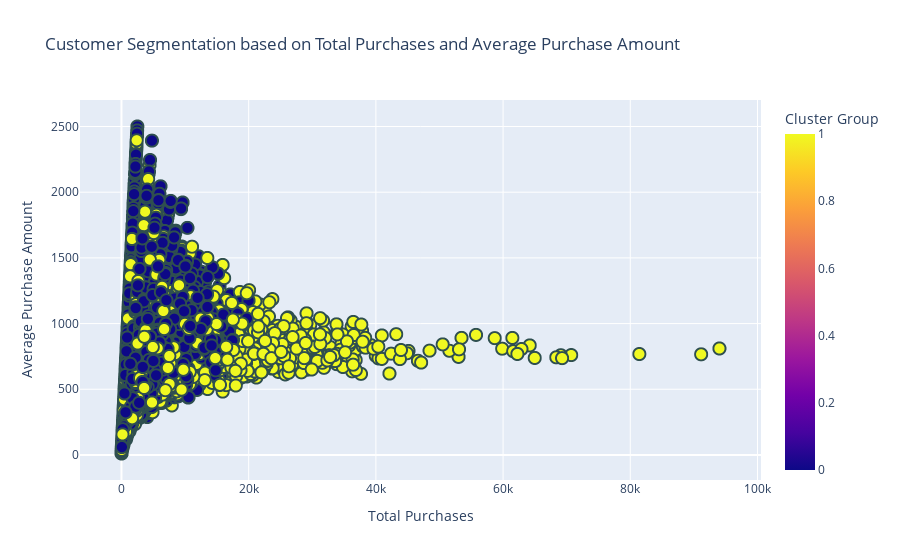

Here is the notebook cell this chart was saved with:
### Markdown cell above
# CLUSTERING

### Code cell
from sklearn.cluster import KMeans
from sklearn.preprocessing import StandardScaler
from sklearn.impute import SimpleImputer
import seaborn as sns


customer_data = df.groupby('Customer Name').agg({
    'Total Price': ['sum', 'mean'],
    'Returns': 'sum',
    'Churn': 'max'
}).reset_index()
customer_data.columns = ['Customer Name', 'Total Purchases', 'Average Purchase Amount', 'Total Returns', 'Churn Status']

# Standardize the data
scaler = StandardScaler()
scaled_data = scaler.fit_transform(customer_data[['Total Purchases', 'Average Purchase Amount', 'Total Returns', 'Churn Status']])

# Impute missing values with the mean
imputer = SimpleImputer(strategy='mean')
scaled_data_imputed = imputer.fit_transform(scaled_data)

# Apply KMeans clustering
kmeans = KMeans(n_clusters=2, random_state=42)
customer_data['Cluster'] = kmeans.fit_predict(scaled_data_imputed)

# Analyze other metrics by cluster
cluster_summary = customer_data.groupby('Cluster').agg({
    'Total Purchases': 'mean',
    'Average Purchase Amount': 'mean',
    'Total Returns': 'mean',
    'Churn Status': 'mean'
}).reset_index()

print(cluster_summary)
import plotly.express as px

# Assuming 'customer_data' is your DataFrame with the clustering results
fig = px.scatter(customer_data, x='Total Purchases', y='Average Purchase Amount',
                 color='Cluster', title='Customer Segmentation based on Total Purchases and Average Purchase Amount',
                 labels={'Cluster': 'Cluster Group'})

fig.update_traces(marker=dict(size=12,
                              line=dict(width=2,
                                        color='DarkSlateGrey')),
                  selector=dict(mode='markers'))
fig.show()

### Figure 1 — Plotly figure (JSON) as saved in the notebook; plotly's stock layout.template omitted (floating-point values rounded to 4 significant figures; data arrays with more than 128 entries replaced by an {"elided": "..."} marker saying what was removed)
{"data": [{"hovertemplate": "Total Purchases=%{x}<br>Average Purchase Amount=%{y}<br>Cluster Group=%{marker.color}<extra></extra>", "legendgroup": "", "marker": {"color": {"elided": "39878 int values"}, "coloraxis": "coloraxis", "line": {"color": "DarkSlateGrey", "width": 2}, "size": 12, "symbol": "circle"}, "mode": "markers", "name": "", "showlegend": false, "type": "scattergl", "x": {"elided": "39878 int values"}, "xaxis": "x", "y": {"elided": "39878 float values"}, "yaxis": "y"}], "layout": {"coloraxis": {"colorbar": {"title": {"text": "Cluster Group"}}, "colorscale": [[0, "#0d0887"], [0.1111, "#46039f"], [0.2222, "#7201a8"], [0.3333, "#9c179e"], [0.4444, "#bd3786"], [0.5556, "#d8576b"], [0.6667, "#ed7953"], [0.7778, "#fb9f3a"], [0.8889, "#fdca26"], [1, "#f0f921"]]}, "legend": {"tracegroupgap": 0}, "title": {"text": "Customer Segmentation based on Total Purchases and Average Purchase Amount"}, "xaxis": {"anchor": "y", "domain": [0, 1], "title": {"text": "Total Purchases"}}, "yaxis": {"anchor": "x", "domain": [0, 1], "title": {"text": "Average Purchase Amount"}}}}
